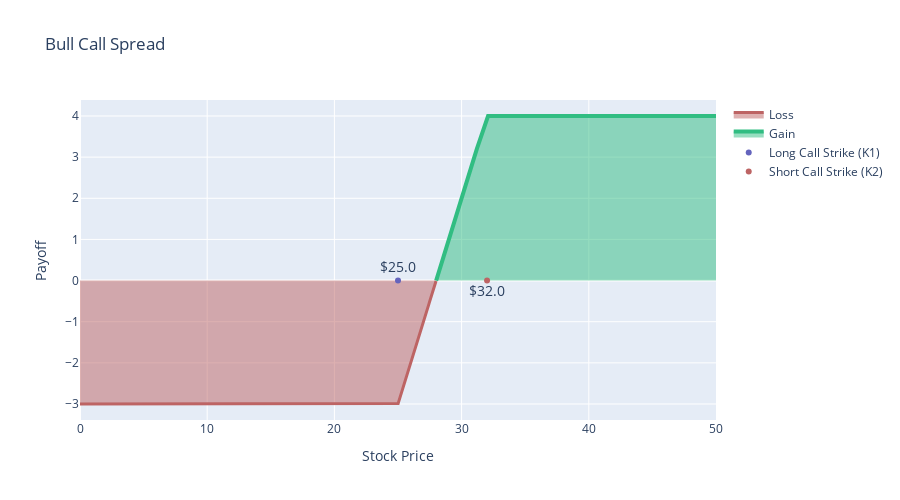

Notebook source saved alongside this figure:
### Code cell
x_data, y_data = getLossGainValuesForPlotting(stock_price_vector, payoff)
colors = ['rgb(189,100,100)', 'rgb(49,189,130)']
labels = ['Loss', 'Gain']
line_size = [3,4]
fig = go.Figure()

# Plot data
for i in range(0, 2):
    fig.add_trace(go.Scatter(x=x_data[i], y=y_data[i], mode='lines', fill='tozeroy',
        name=labels[i],
        line=dict(color=colors[i], width=line_size[i]),
        connectgaps=True,
    ))

# Add annotations
fig.add_trace(go.Scatter(
    x = [K1],
    y = [0],
    mode='markers+text',
    name='Long Call Strike (K1)',
    text=['${}'.format(K1)],
    textposition='top center',
    textfont_size=14,
    marker=dict(color='rgb(100,100,189)')   
))

fig.add_trace(go.Scatter(
    x = [K2],
    y = [0],
    mode='markers+text',
    name='Short Call Strike (K2)',
    text=['${}'.format(K2)],
    textposition='bottom center',
    textfont_size=14,
    marker=dict(color='rgb(189,100,100)')   
))

# Edit layout
fig.update_layout(title='Bull Call Spread',
                   xaxis_title='Stock Price',
                   yaxis_title='Payoff',
                   width=900,
                   height=500)

fig.show()

### Figure 1 — Plotly figure (JSON) as saved in the notebook; plotly's stock layout.template omitted (floating-point values rounded to 4 significant figures; data arrays with more than 128 entries replaced by an {"elided": "..."} marker saying what was removed)
{"data": [{"connectgaps": true, "fill": "tozeroy", "line": {"color": "rgb(189,100,100)", "width": 3}, "mode": "lines", "name": "Loss", "type": "scatter", "x": {"elided": "2800 float values"}, "y": {"elided": "2800 float values"}}, {"connectgaps": true, "fill": "tozeroy", "line": {"color": "rgb(49,189,130)", "width": 4}, "mode": "lines", "name": "Gain", "type": "scatter", "x": {"elided": "2201 float values"}, "y": {"elided": "2201 float values"}}, {"marker": {"color": "rgb(100,100,189)"}, "mode": "markers+text", "name": "Long Call Strike (K1)", "text": ["$25.0"], "textfont": {"size": 14}, "textposition": "top center", "type": "scatter", "x": [25], "y": [0]}, {"marker": {"color": "rgb(189,100,100)"}, "mode": "markers+text", "name": "Short Call Strike (K2)", "text": ["$32.0"], "textfont": {"size": 14}, "textposition": "bottom center", "type": "scatter", "x": [32], "y": [0]}], "layout": {"height": 500, "title": {"text": "Bull Call Spread"}, "width": 900, "xaxis": {"title": {"text": "Stock Price"}}, "yaxis": {"title": {"text": "Payoff"}}}}
